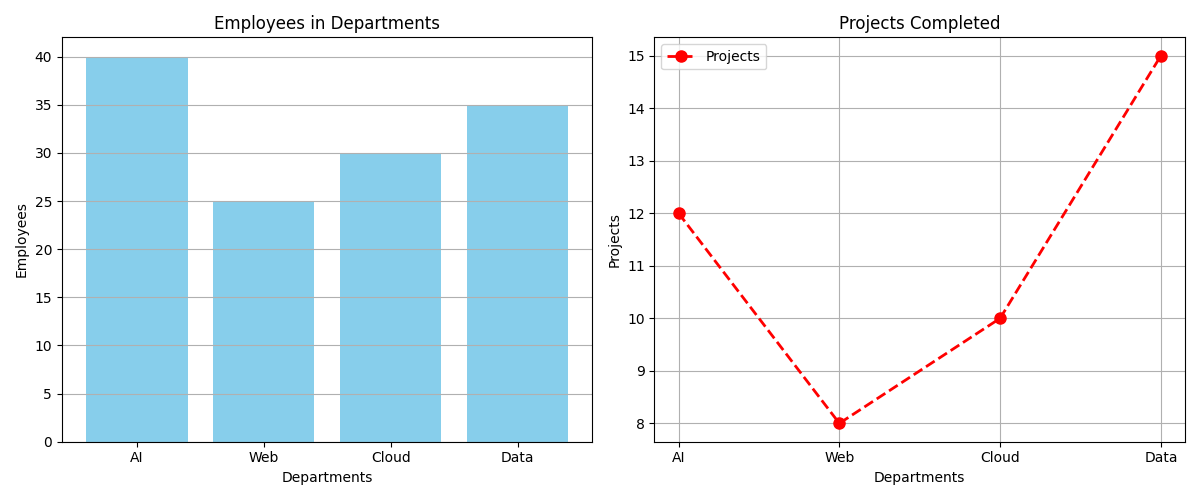

Write the Python code that produced this figure.
import matplotlib.pyplot as plt
departments = ["AI","Web","Cloud","Data"]
employees = [40,25,30,35]
projects = [12,8,10,15]
plt.figure(figsize=(12,5))
plt.subplot(1,2,1)
plt.bar(departments, employees, color="skyblue")
plt.title("Employees in Departments")
plt.xlabel("Departments")
plt.ylabel("Employees")
plt.grid(axis="y")
plt.subplot(1,2,2)
plt.plot(
    departments,
    projects,
    color="red",
    linestyle="--",
    marker="o",
    markersize=8,
    linewidth=2,
    label="Projects"
)
plt.title("Projects Completed")
plt.xlabel("Departments")
plt.ylabel("Projects")
plt.legend()
plt.grid()
plt.tight_layout()
plt.savefig("company_dashboard.png")
plt.show()
